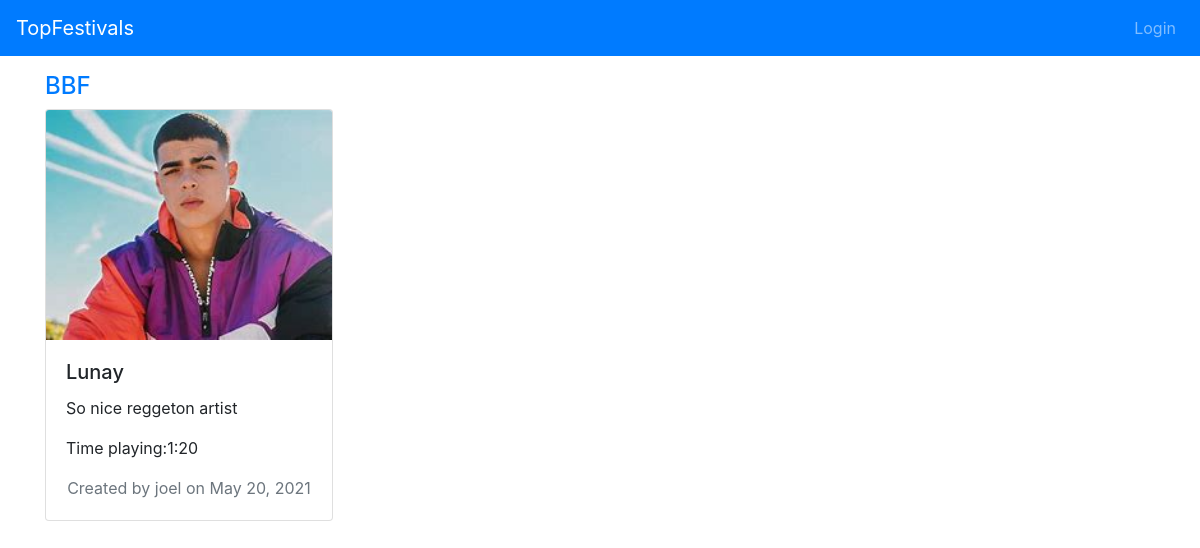
The page /topfestivals/festivals/2/artists/2 on the database its author committed.
### topfestivals/models.py (models this page shows, shortened)
class Artist(models.Model):
    name = models.CharField(max_length=120)
    description = models.TextField( null=True)
    age = models.CharField(max_length=120,  null=True)
    time = models.CharField(max_length=120,  null=True)
    user = models.ForeignKey(User, default=1, on_delete=models.CASCADE)
    date = models.DateField(default=date.today)
    image = models.ImageField(upload_to="topfestivals",  null=True)
    festival = models.ForeignKey(Festival, null=True, related_name='artists', on_delete=models.CASCADE)

class Festival(models.Model):
    name = models.CharField(max_length=120)
    street = models.CharField(max_length=120)
    number = models.IntegerField(null=True)
    city = models.CharField(max_length=120, null=True)
    zipCode = models.CharField(max_length=120,  null=True)
    stateOrProvince = models.CharField(max_length=120,  null=True)
    country = models.CharField(max_length=120,  null=True)
    telephone = models.CharField(max_length=120,  null=True)
    url = models.URLField(blank=True, null=True)
    image = models.ImageField(upload_to="topfestivals", null=True)
    user = models.ForeignKey(User, default=1, on_delete=models.CASCADE)
    date = models.DateField(default=date.today)

### topfestivals/templates/topfestivals/artist_detail.html (shortened to what this page needs)
{% extends "topfestivals/base.html" %}
{% load l10n %}
{% block content %}
<div class="row">
  <h4 class="col"><a href="{% url 'topfestivals:festival_detail' artist.festival.id %}">{{ artist.festival.name }}</a></h4>
</div>
<div class="card" style="width: 18rem;">
  <img class="card-img-top" src="{{ artist.image.url }}" alt="Card image cap">
  <div class="card-body">
    <h5 class="card-title">{{ artist.name }}</h5>
        <p class="card-text">{{ artist.description }}</p>
        <p class="card-text">Time playing:{{ artist.time }}</p>
      <div class="text-muted text-center">
    Created by {{ artist.user }} on {{ artist.date }}
    </div>
  </div>
</div>
{% endblock %}

### topfestivals/static/style/base.css (style rules this page uses)
html { position: relative; min-height: 100%; }
body { padding-top: 3.5rem; margin-bottom: 60px; }

### rows shown on the page
Artist: festival.name "BBF", image (picture), name "Lunay", description "So nice reggeton artist", time "1:20", user "joel", date "May 20, 2021"
